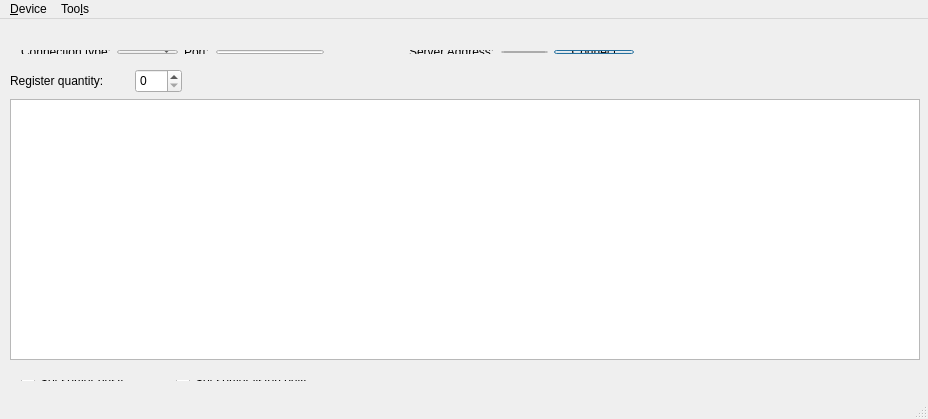
<?xml version="1.0" encoding="UTF-8"?>
<ui version="4.0">
 <class>MainWindow</class>
 <widget class="QMainWindow" name="MainWindow">
  <property name="geometry">
   <rect>
    <x>0</x>
    <y>0</y>
    <width>928</width>
    <height>419</height>
   </rect>
  </property>
  <property name="windowTitle">
   <string>Modbus Server</string>
  </property>
  <widget class="QWidget" name="centralWidget">
   <widget class="QTableWidget" name="tableWidget">
    <property name="geometry">
     <rect>
      <x>10</x>
      <y>80</y>
      <width>910</width>
      <height>261</height>
     </rect>
    </property>
    <property name="sizeAdjustPolicy">
     <enum>QAbstractScrollArea::AdjustToContents</enum>
    </property>
    <attribute name="horizontalHeaderDefaultSectionSize">
     <number>88</number>
    </attribute>
   </widget>
   <widget class="QSpinBox" name="registerQuantity">
    <property name="geometry">
     <rect>
      <x>135</x>
      <y>50</y>
      <width>47</width>
      <height>24</height>
     </rect>
    </property>
   </widget>
   <widget class="QLabel" name="label_28">
    <property name="geometry">
     <rect>
      <x>10</x>
      <y>50</y>
      <width>111</width>
      <height>24</height>
     </rect>
    </property>
    <property name="sizePolicy">
     <sizepolicy hsizetype="Maximum" vsizetype="Preferred">
      <horstretch>0</horstretch>
      <verstretch>0</verstretch>
     </sizepolicy>
    </property>
    <property name="text">
     <string>Register quantity:</string>
    </property>
   </widget>
   <widget class="QWidget" name="layoutWidget">
    <property name="geometry">
     <rect>
      <x>10</x>
      <y>20</y>
      <width>635</width>
      <height>26</height>
     </rect>
    </property>
    <layout class="QGridLayout" name="gridLayout">
     <item row="0" column="7">
      <widget class="QPushButton" name="connectButton">
       <property name="sizePolicy">
        <sizepolicy hsizetype="Maximum" vsizetype="Fixed">
         <horstretch>0</horstretch>
         <verstretch>0</verstretch>
        </sizepolicy>
       </property>
       <property name="text">
        <string>Connect</string>
       </property>
       <property name="checkable">
        <bool>false</bool>
       </property>
       <property name="autoDefault">
        <bool>false</bool>
       </property>
       <property name="default">
        <bool>true</bool>
       </property>
      </widget>
     </item>
     <item row="0" column="6">
      <widget class="QSpinBox" name="serverEdit">
       <property name="sizePolicy">
        <sizepolicy hsizetype="Maximum" vsizetype="Fixed">
         <horstretch>0</horstretch>
         <verstretch>0</verstretch>
        </sizepolicy>
       </property>
       <property name="minimum">
        <number>1</number>
       </property>
       <property name="maximum">
        <number>247</number>
       </property>
      </widget>
     </item>
     <item row="0" column="4">
      <spacer name="horizontalSpacer">
       <property name="orientation">
        <enum>Qt::Horizontal</enum>
       </property>
       <property name="sizeHint" stdset="0">
        <size>
         <width>40</width>
         <height>20</height>
        </size>
       </property>
      </spacer>
     </item>
     <item row="0" column="1">
      <widget class="QComboBox" name="connectType">
       <item>
        <property name="text">
         <string>Serial</string>
        </property>
       </item>
       <item>
        <property name="text">
         <string>TCP</string>
        </property>
       </item>
      </widget>
     </item>
     <item row="0" column="2">
      <widget class="QLabel" name="label_2">
       <property name="sizePolicy">
        <sizepolicy hsizetype="Maximum" vsizetype="Preferred">
         <horstretch>0</horstretch>
         <verstretch>0</verstretch>
        </sizepolicy>
       </property>
       <property name="text">
        <string>Port:</string>
       </property>
      </widget>
     </item>
     <item row="0" column="3">
      <widget class="QLineEdit" name="portEdit">
       <property name="sizePolicy">
        <sizepolicy hsizetype="Preferred" vsizetype="Fixed">
         <horstretch>0</horstretch>
         <verstretch>0</verstretch>
        </sizepolicy>
       </property>
      </widget>
     </item>
     <item row="0" column="0">
      <widget class="QLabel" name="label">
       <property name="text">
        <string>Connection type:</string>
       </property>
      </widget>
     </item>
     <item row="0" column="5">
      <widget class="QLabel" name="label_27">
       <property name="sizePolicy">
        <sizepolicy hsizetype="Maximum" vsizetype="Preferred">
         <horstretch>0</horstretch>
         <verstretch>0</verstretch>
        </sizepolicy>
       </property>
       <property name="text">
        <string>Server Address:</string>
       </property>
      </widget>
     </item>
    </layout>
   </widget>
   <widget class="QWidget" name="layoutWidget">
    <property name="geometry">
     <rect>
      <x>10</x>
      <y>350</y>
      <width>325</width>
      <height>23</height>
     </rect>
    </property>
    <layout class="QHBoxLayout" name="horizontalLayout">
     <item>
      <widget class="QCheckBox" name="setBusyBox">
       <property name="text">
        <string>Set server busy</string>
       </property>
      </widget>
     </item>
     <item>
      <widget class="QCheckBox" name="listenOnlyBox">
       <property name="text">
        <string>Set server listen only</string>
       </property>
      </widget>
     </item>
    </layout>
   </widget>
   <zorder>layoutWidget</zorder>
   <zorder>layoutWidget</zorder>
   <zorder>tableWidget</zorder>
   <zorder>registerQuantity</zorder>
   <zorder>label_28</zorder>
  </widget>
  <widget class="QStatusBar" name="statusBar"/>
  <widget class="QMenuBar" name="menuBar">
   <property name="geometry">
    <rect>
     <x>0</x>
     <y>0</y>
     <width>928</width>
     <height>20</height>
    </rect>
   </property>
   <widget class="QMenu" name="menu_Device">
    <property name="title">
     <string>&amp;Device</string>
    </property>
    <addaction name="actionConnect"/>
    <addaction name="actionDisconnect"/>
    <addaction name="separator"/>
    <addaction name="actionExit"/>
   </widget>
   <widget class="QMenu" name="menuToo_ls">
    <property name="title">
     <string>Too&amp;ls</string>
    </property>
    <addaction name="actionOptions"/>
   </widget>
   <addaction name="menu_Device"/>
   <addaction name="menuToo_ls"/>
  </widget>
  <action name="actionConnect">
   <property name="text">
    <string>&amp;Connect</string>
   </property>
  </action>
  <action name="actionDisconnect">
   <property name="text">
    <string>&amp;Disconnect</string>
   </property>
  </action>
  <action name="actionExit">
   <property name="text">
    <string>&amp;Quit</string>
   </property>
  </action>
  <action name="actionOptions">
   <property name="text">
    <string>&amp;Options</string>
   </property>
  </action>
 </widget>
 <layoutdefault spacing="6" margin="11"/>
 <tabstops>
  <tabstop>connectType</tabstop>
  <tabstop>portEdit</tabstop>
  <tabstop>serverEdit</tabstop>
  <tabstop>connectButton</tabstop>
 </tabstops>
 <resources/>
 <connections/>
</ui>
